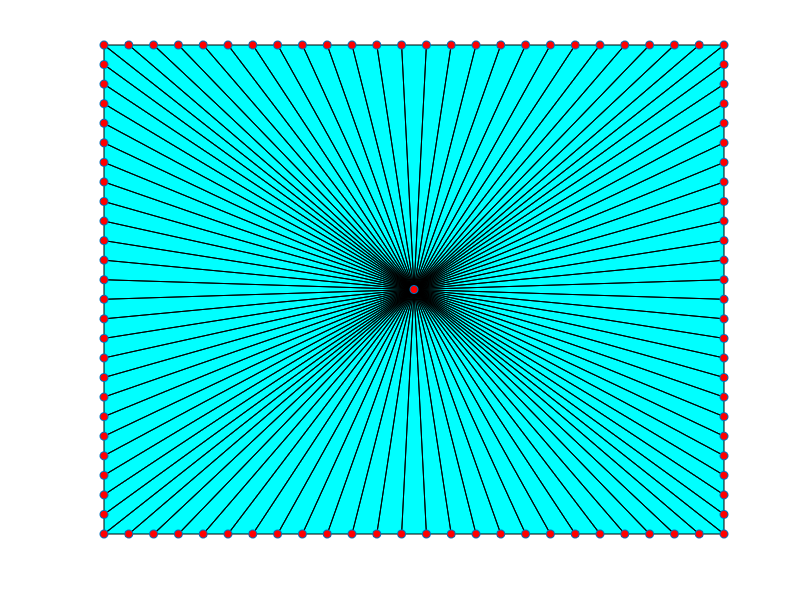

The MATLAB source for this figure: (Note: this script raises an error after producing the figure.)
clc;
clear;

% Define the domain dimensions
W = 1;
H = 1;

% Number of nodes in each direction
Nx = 26;
Ny = 26;

% Element size
dx = W / (Nx-1);
dy = H / (Ny-1);

% Material properties
T_val = 25;
k_val = 50;
h_val = 10;

% generating nodes
p = [];

% bottom boundary nodes
for j = 1:Nx
    p = [p [W*(j-1)/(Nx-1); 0]];
end

% right boundary nodes
for i = 2:Ny
    p = [p [W; H*(i-1)/(Ny-1)]];
end

% top boundary nodes
for j = Nx-1:-1:1
    p = [p [W*(j-1)/(Nx-1); H]];
end

% left boundary nodes
for i = Ny-1:-1:2
    p = [p [0; H*(i-1)/(Ny-1)]];
end

% center node
center_point = [W/2; H/2];
p = [p center_point];
center_idx = size(p, 2);

% Generate triangular elements
el = [];
num_boundary = center_idx - 1;

% Connect adjacent boundary nodes with the center
for i = 1:num_boundary
    next_i = i + 1;
    if next_i > num_boundary
        next_i = 1;
    end
    el = [el [i; next_i; center_idx]];
end

% Plot the mesh
figure;
hold on;
patch('faces', el', 'vertices', p', 'facecolor', 'c', 'edgecolor', 'k');
plot(p(1,1:end), p(2,1:end), 'o', 'MarkerFaceColor', 'r');
axis off;
hold off;

% Stiffness matrix assembly
n = length(el);
K_global = zeros(length(p));

for i = 1:n
    nodes = el(:,i);
    x = p(1, nodes);
    y = p(2, nodes);
    
    J = [x(1)-x(3), x(2)-x(3); y(1)-y(3), y(2)-y(3)];
    A = 0.5 * abs(det(J));
    Q = [1, 0, -1; 0, 1, -1];
    K = k_val * A * (Q' / J) * (Q' / J)';
    
    for j = 1:3
        for k = 1:3
            K_global(nodes(j), nodes(k)) = K_global(nodes(j), nodes(k)) + K(j,k);
        end
    end
end

% Extract the left edge of the mesh (nodes with x = 0)
left_edge = find(p(1,:) == 0);

[~, s_o] = sort(p(2, left_edge));
left_edge = left_edge(s_o);

% left edge elements
l_lines = zeros(2, length(left_edge)-1);
for i = 1:length(left_edge)-1
    l_lines(:,i) = [left_edge(i); left_edge(i+1)];
end

% Add convection contribution to the global stiffness matrix
for i = 1:size(l_lines, 2)
    node1 = l_lines(1,i);
    node2 = l_lines(2,i);
    x1 = p(1, node1); y1 = p(2, node1);
    x2 = p(1, node2); y2 = p(2, node2);
    L = sqrt((x2-x1)^2 + (y2-y1)^2);
    
    S = L/6 * [2 1; 1 2];

    K_global(node1, node1) = K_global(node1, node1) + h_val * S(1,1);
    K_global(node1, node2) = K_global(node1, node2) + h_val * S(1,2);
    K_global(node2, node1) = K_global(node2, node1) + h_val * S(2,1);
    K_global(node2, node2) = K_global(node2, node2) + h_val * S(2,2);
end 

% Load vector (heat source)
xc = 0.5;
yc = 0.5; 
q = 1000;
q_global = zeros(size(p,2),1);

% Heat source at center
for i = 1:length(p)
    x = p(1,i);
    y = p(2,i);
    if x == 0.5 && y == 0.5
        q_global(i) = 1000;
        break;
    end
end

% Flux
F_conv = zeros(size(p,2), 1);
for i = 1:size(l_lines, 2)
    node1 = l_lines(1,i);
    node2 = l_lines(2,i);
    x1 = p(1, node1); y1 = p(2, node1);
    x2 = p(1, node2); y2 = p(2, node2);
    L = sqrt((x2-x1)^2 + (y2-y1)^2);
    
    F_vec = h_val * T_val * L/ 2 * [1; 1];
    
    F_conv(node1) = F_conv(node1) + F_vec(1);
    F_conv(node2) = F_conv(node2) + F_vec(2);
end

% Solve 
q_global = q_global + F_conv;
T = K_global \ q_global;

% Display results
disp('Temperature Distribution (C):');
for i = 1:size(p,2)
    disp(['Node ', num2str(i), ' (', num2str(p(1,i)), ',', num2str(p(2,i)), '): ', num2str(T(i))]);
end

% Plot temperature contour
grid_x = linspace(0, W, 50);
grid_y = linspace(0, H, 50);
[Xq, Yq] = meshgrid(grid_x, grid_y);
Tq = griddata(p(1,:), p(2,:), T, Xq, Yq, 'cubic');
figure;
contourf(Xq, Yq, Tq, 200, 'LineColor', 'none');
colorbar;
title('Temperature Contour Plot');
xlabel('X');
ylabel('Y');

% Plot temperature along horizontal line
x_vals = linspace(0, W, 50);
T_vals = griddata(p(1,:), p(2,:), T, x_vals, repmat(0.5, size(x_vals)), 'cubic');
figure;
plot(x_vals, T_vals, '-', 'LineWidth', 2);
title('Temperature Variation along y = 0.5');
xlabel('X');
ylabel('Temperature (C)');
grid on;